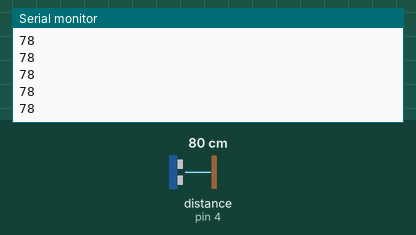
This sketch was run on a simulated Arduino Uno, built with avr-gcc and run on an emulated ATmega328P. Shown: the last lines printed to the serial monitor. Wiring (inferred from the names in the program): ultrasonic range finder: trigger pin 7; echo pin 4. The test bench sets the inputs (shaded band); at power-on: distance to the obstacle (sensor on pin 4) 80 cm. The echo pulse lasts 58.3 µs per cm.

Above: at 1.2 s.
1.3 s: distance to the obstacle (sensor on pin 4) set to 2 cm
At 2.1 s:
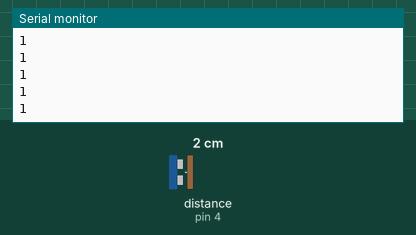
2.8 s: distance to the obstacle (sensor on pin 4) set to 4 cm
At 3.5 s:
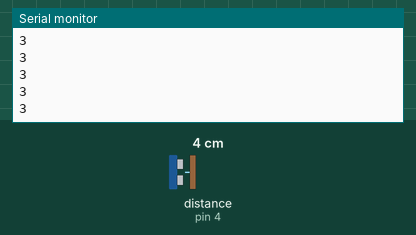
Timing chart, 0 to 5.8 s (numbered marks = the images above; inputs shaded):
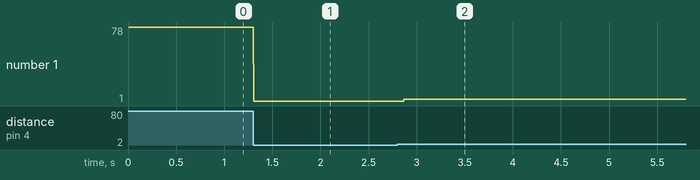

The sketch:

Sonar.ino
```cpp
const int trigPin = 7;
const int echoPin = 4;
const int lineSenPin_1 = 2; // Line Sensor One.

long duration;
int distance; //Max distance we want is around 70cm.
int sensorState;

void setup() {
  pinMode(trigPin, OUTPUT);
  pinMode(echoPin, INPUT);
  pinMode(lineSenPin_1, INPUT);
  Serial.begin(9600);
}

void loop() {
   // Clears the trigPin
  digitalWrite(trigPin, LOW);
  delayMicroseconds(2);
  // Sets the trigPin on HIGH state for 10 micro seconds
  digitalWrite(trigPin, HIGH);
  delayMicroseconds(10);
  digitalWrite(trigPin, LOW);
  // Reads the echoPin, returns the sound wave travel time in microseconds
  duration = pulseIn(echoPin, HIGH);
  // Calculating the distance
  distance = duration * 0.034 / 2;
  // Prints the distance on the Serial Monitor

  // Serial.print("Distance: ");
  // Serial.println(distance);

  // sensorState = digitalRead(lineSenPin_1);
  Serial.println(distance);

}
```

Measured:
- after the input at 1.3 s, the serial monitor: prints a new line at once (image 1)
- after the input at 2.8 s, the serial monitor: prints a new line after 0.07 s (image 2)
- plotted number 1: 78 → 1 after the input at 1.3 s, 1 → 3 after the input at 2.8 s
